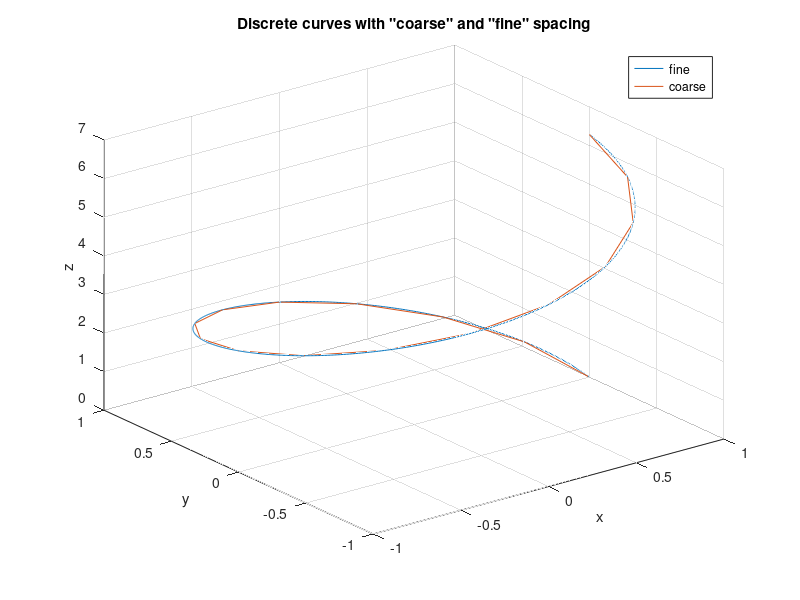

The MATLAB source for this figure: (Note: this script raises an error after producing the figure.)
% Test metrics on a helix 

r = @(s) [cos(s/sqrt(2)), sin(s/sqrt(2)), s/sqrt(2)];
dr = @(s) [-sin(s/sqrt(2)), cos(s/sqrt(2)), 1]/sqrt(2);
ddr = @(s) [-cos(s/sqrt(2)), -sin(s/sqrt(2)), 0]/2;
dddr = @(s) [sin(s/sqrt(2)), -cos(s/sqrt(2)), 0]/(2*sqrt(2));
smax = 2*pi*sqrt(2);

coarse = linspace(0, smax, 17)'; fine = (0:.01:smax)';
discrete_approx_coarse = r(coarse);
discrete_approx_fine = r(fine);

figure; plot3(discrete_approx_fine(:,1), discrete_approx_fine(:,2), discrete_approx_fine(:,3));
hold on; plot3(discrete_approx_coarse(:,1), discrete_approx_coarse(:,2), discrete_approx_coarse(:,3));
grid on;
xlabel('x'); ylabel('y'); zlabel('z');
legend('fine', 'coarse'); 
title('Discrete curves with "coarse" and "fine" spacing');

Writhe = integral2(@(x,y) ddWr(x, y, r, r, dr, dr), 0,smax,0,smax,...
    'Method', 'iterated')/(4*pi)
botWrithe = integral2(@(x,y) ddWr(x, y, r, r, dr, dr), 0,smax/2,0,smax/2,...
    'Method', 'iterated')/(4*pi)
topWrithe = integral2(@(x,y) ddWr(x, y, r, r, dr, dr), smax/2,smax,smax/2,smax,...
    'Method', 'iterated')/(4*pi)

Writhe_diff_est_coarse = getWrithe(discrete_approx_coarse);
Writhe_levitt_est_coarse = levittWrithe(discrete_approx_coarse);
Writhe_diff_est_fine = getWrithe(discrete_approx_fine);
Writhe_levitt_est_fine = levittWrithe(discrete_approx_fine);

figure; bar([Writhe, Writhe_diff_est_coarse, Writhe_levitt_est_coarse, ...
    Writhe_diff_est_fine, Writhe_levitt_est_fine]);
xticklabels({'integral2', 'coarse diff', 'coarse levitt', 'fine diff', 'fine levitt'});
grid on;
xlabel('Estimation Method'); ylabel('Writhe Estimate'); 
title('Comparing methods of estimating Writhe');

total_Torsion = integral(@(t) torsion(t, dr, ddr, dddr), 0,smax)
Torsion_coarse = torsion(coarse, dr, ddr, dddr);
Torsion_fine = torsion(fine, dr, ddr, dddr);
Torsion_diff_est_coarse = getTorsion(discrete_approx_coarse);
Torsion_diff_est_fine = getTorsion(discrete_approx_fine);

q = 3; 
vertebrae = (1+q):(17-q);
    Torsion_lewiner_coarse = zeros(size(vertebrae));
    for vertebra = vertebrae
        Torsion_lewiner_coarse(vertebra-q) = ...
            lewinerTorsion(discrete_approx_coarse, vertebra, q);
    end
    
figure; 
plot(coarse(vertebrae), Torsion_lewiner_coarse);
hold on; plot(fine, Torsion_fine); plot(fine, Torsion_diff_est_fine);
plot(coarse, Torsion_diff_est_coarse); grid on;
legend('lewiner', 'actual', 'fine diff est', 'coarse diff est');
xlabel('arc length'); ylabel('torsion');
title('Comparing methods of estimating Torsion');

function tau = torsion(t, dr, ddr, dddr)
    tau = zeros(size(t));
    for j = 1:length(t)
        tt = t(j);
        cx = cross(dr(tt), ddr(tt));
        if norm(cx)
            tau(j) = cx*dddr(tt)' / (norm(cx)^2);
        end
    end
end

    function ddWr_ = ddWr(t1, t2, r1, r2, dr1, dr2)
        t1 = t1'; t2 = t2';
        r12 = r1(t1) - r2(t2);
        if length(t1) <= length(t2)
            sz = size(t1); imax = length(t1);
        else
            sz = size(t2); imax = length(t2);
        end
        ddWr_ = zeros(sz);
        for i = 1:imax
            tt1 = t1(i); tt2 = t2(i); rr12 = r12(i,:);
            if norm(rr12)
                ddWr_(i) = (cross(dr1(tt1), dr2(tt2)) * rr12')/( norm(rr12)^3 );
            else
                ddWr_(i) = 0;
            end
        end
        ddWr_ = ddWr_';
        %figure; plot3(t1, t2, ddWr_, '.'); grid on; xlabel('t1'); ylabel('t2');
    end